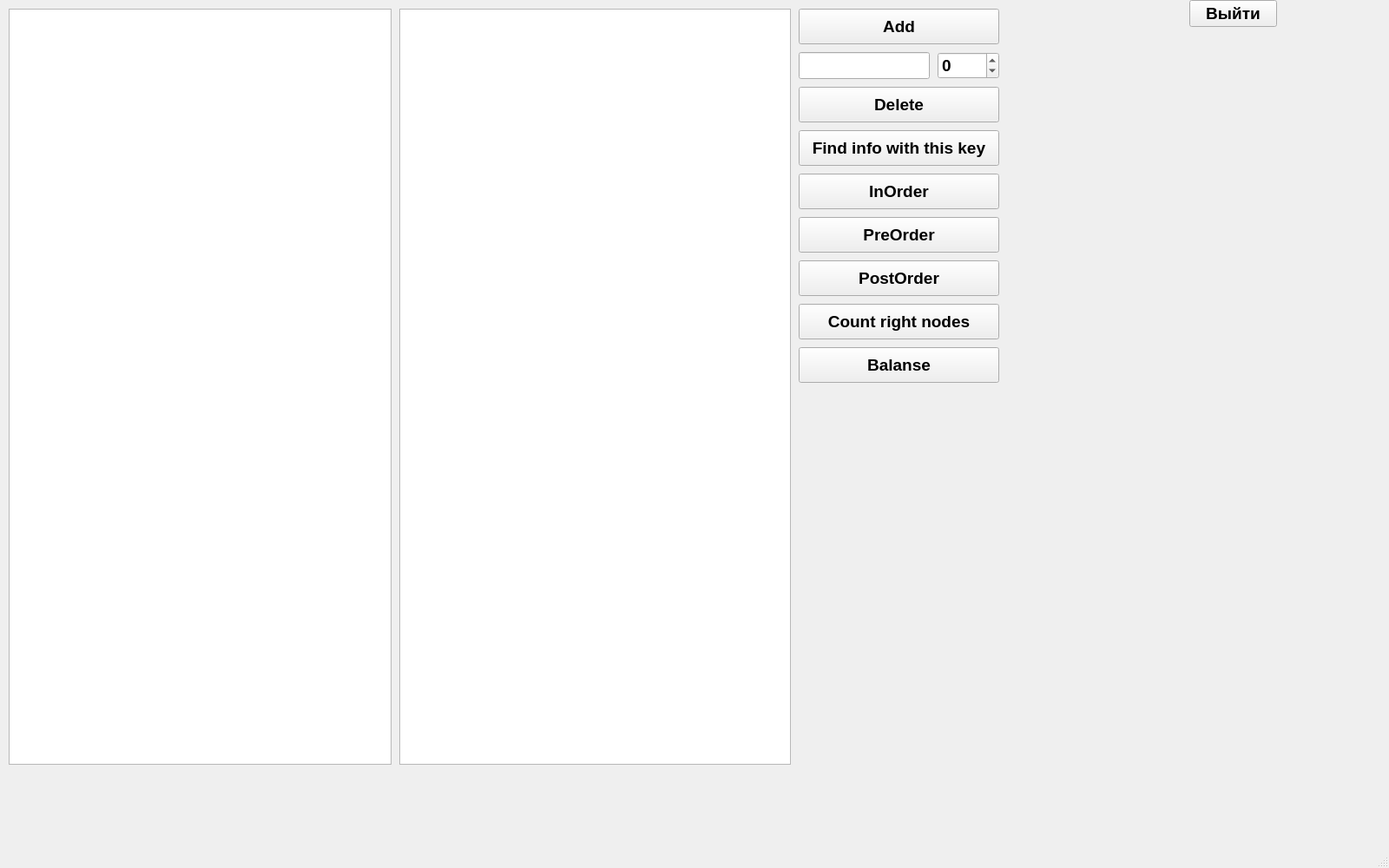
<?xml version="1.0" encoding="UTF-8"?>
<ui version="4.0">
 <class>MainWindow</class>
 <widget class="QMainWindow" name="MainWindow">
  <property name="geometry">
   <rect>
    <x>0</x>
    <y>0</y>
    <width>1600</width>
    <height>1000</height>
   </rect>
  </property>
  <property name="windowTitle">
   <string>MainWindow</string>
  </property>
  <widget class="QWidget" name="centralwidget">
   <widget class="QTreeView" name="treeView">
    <property name="geometry">
     <rect>
      <x>460</x>
      <y>10</y>
      <width>451</width>
      <height>871</height>
     </rect>
    </property>
    <property name="font">
     <font>
      <pointsize>11</pointsize>
      <bold>true</bold>
     </font>
    </property>
   </widget>
   <widget class="QLineEdit" name="lineEdit">
    <property name="geometry">
     <rect>
      <x>920</x>
      <y>60</y>
      <width>151</width>
      <height>31</height>
     </rect>
    </property>
    <property name="font">
     <font>
      <pointsize>11</pointsize>
      <bold>true</bold>
     </font>
    </property>
   </widget>
   <widget class="QSpinBox" name="spinBox">
    <property name="geometry">
     <rect>
      <x>1080</x>
      <y>60</y>
      <width>71</width>
      <height>31</height>
     </rect>
    </property>
    <property name="font">
     <font>
      <pointsize>14</pointsize>
      <bold>true</bold>
     </font>
    </property>
    <property name="minimum">
     <number>-999999999</number>
    </property>
    <property name="maximum">
     <number>999999999</number>
    </property>
   </widget>
   <widget class="QPushButton" name="pushButton_add">
    <property name="geometry">
     <rect>
      <x>920</x>
      <y>10</y>
      <width>231</width>
      <height>41</height>
     </rect>
    </property>
    <property name="font">
     <font>
      <pointsize>14</pointsize>
      <bold>true</bold>
     </font>
    </property>
    <property name="text">
     <string>Add</string>
    </property>
   </widget>
   <widget class="QPushButton" name="pushButton_del">
    <property name="geometry">
     <rect>
      <x>920</x>
      <y>100</y>
      <width>231</width>
      <height>41</height>
     </rect>
    </property>
    <property name="font">
     <font>
      <pointsize>14</pointsize>
      <bold>true</bold>
     </font>
    </property>
    <property name="text">
     <string>Delete</string>
    </property>
   </widget>
   <widget class="QPushButton" name="pushButton_find">
    <property name="geometry">
     <rect>
      <x>920</x>
      <y>150</y>
      <width>231</width>
      <height>41</height>
     </rect>
    </property>
    <property name="font">
     <font>
      <pointsize>14</pointsize>
      <bold>true</bold>
     </font>
    </property>
    <property name="text">
     <string>Find info with this key</string>
    </property>
   </widget>
   <widget class="QPushButton" name="pushButton_InOrder">
    <property name="geometry">
     <rect>
      <x>920</x>
      <y>200</y>
      <width>231</width>
      <height>41</height>
     </rect>
    </property>
    <property name="font">
     <font>
      <pointsize>14</pointsize>
      <bold>true</bold>
     </font>
    </property>
    <property name="text">
     <string>InOrder</string>
    </property>
   </widget>
   <widget class="QPushButton" name="pushButton_PreOrder">
    <property name="geometry">
     <rect>
      <x>920</x>
      <y>250</y>
      <width>231</width>
      <height>41</height>
     </rect>
    </property>
    <property name="font">
     <font>
      <pointsize>14</pointsize>
      <bold>true</bold>
     </font>
    </property>
    <property name="text">
     <string>PreOrder</string>
    </property>
   </widget>
   <widget class="QPushButton" name="pushButton_PostOrder">
    <property name="geometry">
     <rect>
      <x>920</x>
      <y>300</y>
      <width>231</width>
      <height>41</height>
     </rect>
    </property>
    <property name="font">
     <font>
      <pointsize>14</pointsize>
      <bold>true</bold>
     </font>
    </property>
    <property name="text">
     <string>PostOrder</string>
    </property>
   </widget>
   <widget class="QTextEdit" name="textEdit_ans">
    <property name="geometry">
     <rect>
      <x>10</x>
      <y>10</y>
      <width>441</width>
      <height>871</height>
     </rect>
    </property>
    <property name="font">
     <font>
      <pointsize>11</pointsize>
      <bold>true</bold>
     </font>
    </property>
    <property name="readOnly">
     <bool>false</bool>
    </property>
   </widget>
   <widget class="QPushButton" name="pushButton3">
    <property name="geometry">
     <rect>
      <x>920</x>
      <y>350</y>
      <width>231</width>
      <height>41</height>
     </rect>
    </property>
    <property name="font">
     <font>
      <pointsize>14</pointsize>
      <bold>true</bold>
     </font>
    </property>
    <property name="text">
     <string>Count right nodes</string>
    </property>
   </widget>
   <widget class="QPushButton" name="pushButton_balanse">
    <property name="geometry">
     <rect>
      <x>920</x>
      <y>400</y>
      <width>231</width>
      <height>41</height>
     </rect>
    </property>
    <property name="font">
     <font>
      <pointsize>14</pointsize>
      <bold>true</bold>
     </font>
    </property>
    <property name="text">
     <string>Balanse</string>
    </property>
   </widget>
   <widget class="QPushButton" name="pushButton_2">
    <property name="geometry">
     <rect>
      <x>1370</x>
      <y>0</y>
      <width>101</width>
      <height>31</height>
     </rect>
    </property>
    <property name="font">
     <font>
      <pointsize>14</pointsize>
      <bold>true</bold>
     </font>
    </property>
    <property name="text">
     <string>Выйти</string>
    </property>
   </widget>
   <widget class="QLabel" name="label">
    <property name="geometry">
     <rect>
      <x>1160</x>
      <y>360</y>
      <width>151</width>
      <height>21</height>
     </rect>
    </property>
    <property name="font">
     <font>
      <pointsize>14</pointsize>
      <bold>true</bold>
     </font>
    </property>
    <property name="text">
     <string/>
    </property>
   </widget>
   <widget class="QLabel" name="label_2">
    <property name="geometry">
     <rect>
      <x>1160</x>
      <y>160</y>
      <width>201</width>
      <height>31</height>
     </rect>
    </property>
    <property name="font">
     <font>
      <pointsize>14</pointsize>
      <bold>true</bold>
     </font>
    </property>
    <property name="text">
     <string/>
    </property>
   </widget>
  </widget>
  <widget class="QMenuBar" name="menubar">
   <property name="geometry">
    <rect>
     <x>0</x>
     <y>0</y>
     <width>1600</width>
     <height>22</height>
    </rect>
   </property>
  </widget>
  <widget class="QStatusBar" name="statusbar"/>
 </widget>
 <resources/>
 <connections/>
</ui>
